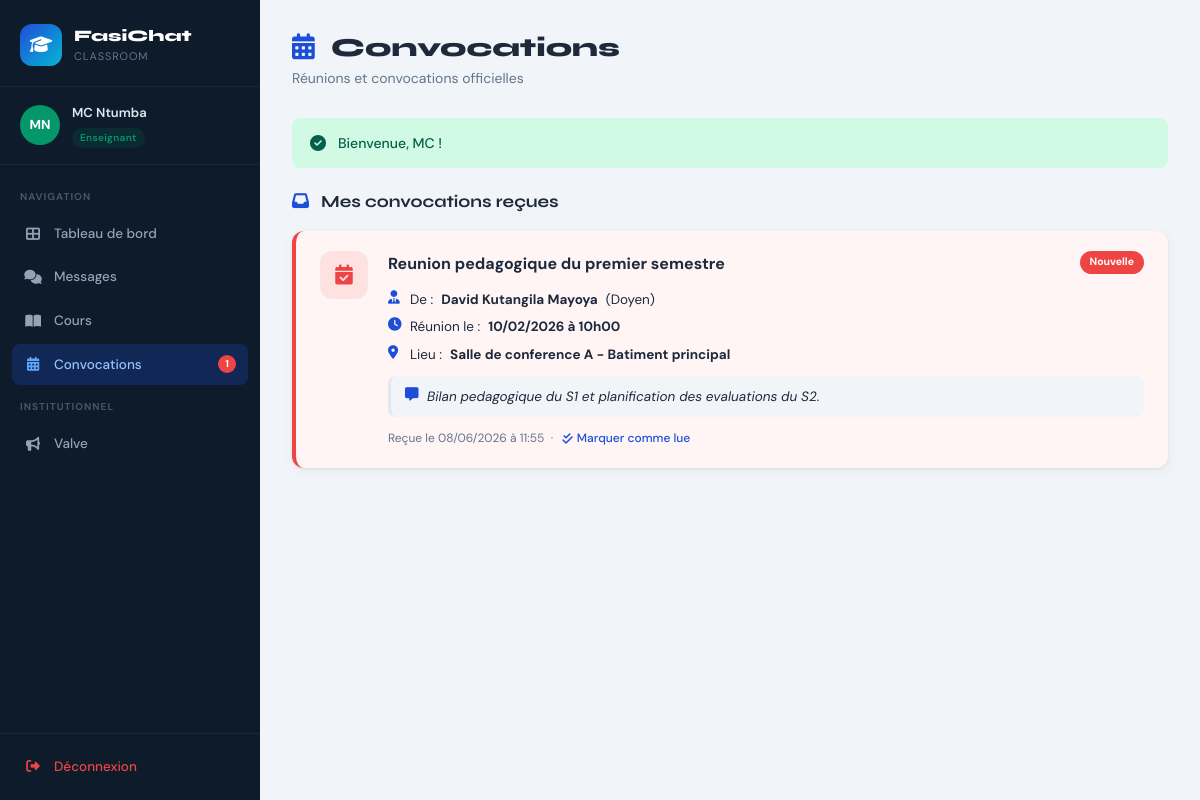
Page /index.php?page=convocations (signed in) on the committed database.
### tables this page shows
CREATE TABLE users (
    id INT PRIMARY KEY AUTO_INCREMENT,
    nom VARCHAR(100) NOT NULL,
    prenom VARCHAR(100) NOT NULL,
    email VARCHAR(150) UNIQUE NOT NULL,
    password VARCHAR(255) NOT NULL,
    role ENUM('etudiant','enseignant','assistant','doyen','vice_doyen','apparitaire') NOT NULL,
    promotion_id INT NULL,
    avatar_url VARCHAR(255) NULL,
    created_at TIMESTAMP DEFAULT CURRENT_TIMESTAMP,
    FOREIGN KEY (promotion_id) REFERENCES promotions(id) ON DELETE SET NULL
);

CREATE TABLE convocation_destinataires (
    convocation_id INT NOT NULL,
    user_id INT NOT NULL,
    lu TINYINT(1) DEFAULT 0,
    PRIMARY KEY (convocation_id, user_id),
    FOREIGN KEY (convocation_id) REFERENCES convocations(id) ON DELETE CASCADE,
    FOREIGN KEY (user_id) REFERENCES users(id) ON DELETE CASCADE
);

CREATE TABLE convocations (
    id INT PRIMARY KEY AUTO_INCREMENT,
    expediteur_id INT NOT NULL,
    objet VARCHAR(255) NOT NULL,
    date_reunion DATETIME NOT NULL,
    lieu VARCHAR(255) NOT NULL,
    message_explicatif TEXT NULL,
    created_at TIMESTAMP DEFAULT CURRENT_TIMESTAMP,
    FOREIGN KEY (expediteur_id) REFERENCES users(id) ON DELETE CASCADE
);

### controllers/ConvocationController.php (called while the page is built, shortened)
<?php
class ConvocationController
{
    private Session     $session;
    private Utilisateur $moi;
    public function __construct()
    {
        $this->session = Session::getInstance();
        $u = Utilisateur::trouverParId($this->session->getUserId());
        $this->moi = $u;
    }
    public function handle(string $action): void
    {
        match($action) {
            'envoyer' => $this->envoyer(),
            'lire'    => $this->marquerLue(),
            default   => $this->index(),
        };
    }
    public function index(): void
    {
        $utilisateur = $this->moi;
        $role = $utilisateur->getRole();
        $convocations = [];
        if (in_array($role, ['enseignant', 'assistant']) && method_exists($utilisateur, 'getConvocationsRecues')) {
            $convocations = $utilisateur->getConvocationsRecues();
        }
        $flashes   = $this->session->getFlashes();
        include dirname(__DIR__) . '/views/convocations/index.php';
    }
}

### classes/Utilisateur.php (called while the page is built, shortened)
<?php
abstract class Utilisateur
{
    protected string $nom;
    protected string $prenom;
    protected string $role;
    public function __construct(array $data)
    {
        $this->id        = (int)($data['id'] ?? 0);
        $this->nom       = $data['nom']       ?? '';
        $this->prenom    = $data['prenom']    ?? '';
        $this->role      = $data['role']      ?? '';
    }
    public function getNom(): string   { return $this->nom; }
    public function getPrenom(): string { return $this->prenom; }
    public function getRole(): string  { return $this->role; }
    public function getInitiales(): string
    {
        $p = mb_strtoupper(mb_substr($this->prenom, 0, 1));
        $n = mb_strtoupper(mb_substr($this->nom, 0, 1));
        return $p . $n;
    }
    public static function trouverParId(int $id): ?static
    {
        $pdo  = BaseDeDonnees::getInstance();
        $stmt = $pdo->prepare('SELECT * FROM users WHERE id = :id LIMIT 1');
        $stmt->execute([':id' => $id]);
        $row  = $stmt->fetch();
        return UserFactory::creer($row);
    }
}

### config/config.php (called while the page is built, shortened)
<?php
spl_autoload_register(function (string $className): void {
    $paths = [
        dirname(__DIR__) . '/classes/'     . $className . '.php',
        dirname(__DIR__) . '/controllers/' . $className . '.php',
    ];
    foreach ($paths as $path) {
        if (file_exists($path)) { require_once $path; return; }
    }
});

### classes/UserFactory.php (called while the page is built)
<?php
class UserFactory
{
    public static function creer(array $data): Utilisateur
    {
        return match($data['role']) {
            'etudiant'   => new Etudiant($data),
            'enseignant' => new Enseignant($data),
            'assistant'  => new Assistant($data),
            'doyen'      => new Doyen($data),
            'vice_doyen' => new ViceDoyen($data),
            'apparitaire'=> new Apparitaire($data),
            default      => throw new InvalidArgumentException("Rôle inconnu : {$data['role']}"),
        };
    }
}

### classes/Enseignant.php (called while the page is built, shortened)
<?php
class Enseignant extends MembrePedagogique
{
    public function getRoleLabel(): string   { return 'Enseignant'; }
    public function getRoleCouleur(): string { return '#059669'; }
    public function getConvocationsRecues(): array
    {
        $pdo  = BaseDeDonnees::getInstance();
        $stmt = $pdo->prepare(
            "SELECT c.*, cd.lu,
                    u.prenom AS exp_prenom, u.nom AS exp_nom, u.role AS exp_role
             FROM convocations c
             JOIN convocation_destinataires cd ON c.id = cd.convocation_id
             JOIN users u ON c.expediteur_id = u.id
             WHERE cd.user_id = :uid
             ORDER BY c.created_at DESC"
        );
        $stmt->execute([':uid' => $this->id]);
        return $stmt->fetchAll();
    }
}

### classes/Session.php (called while the page is built, shortened)
<?php
class Session
{
    private static ?Session $instance = null;
    public static function getInstance(): static
    {
        if (self::$instance === null) {
            self::$instance = new static();
        }
        return self::$instance;
    }
    public function getFlashes(): array
    {
        $f = $_SESSION['_flash'] ?? [];
        return $f;
    }
}

### views/convocations/index.php (the view, shortened to what this page needs)
<?php
$utilisateur = $utilisateur ?? null;
$flashes = $flashes ?? [];
?>
<?php include dirname(__DIR__) . '/layout/header.php'; ?>
<?php include dirname(__DIR__) . '/layout/sidebar.php'; ?>
<main class="main-content">
  <div class="page-header">
    <div>
      <h1 class="page-title"><i class="fas fa-calendar-alt"></i> Convocations</h1>
      <p class="page-sub">Réunions et convocations officielles</p>
    </div>
  </div>
  <?php foreach ($flashes as $flash): ?>
  <div class="alert alert-<?= htmlspecialchars($flash['type']) ?>">
    <i class="fas <?= $flash['type']==='success'?'fa-check-circle':'fa-exclamation-circle' ?>"></i>
    <?= htmlspecialchars($flash['message']) ?>
  </div>
  <?php endforeach; ?>
  <?php if (!empty($convocations)): ?>
  <div class="section-block">
    <h2 class="section-title"><i class="fas fa-inbox"></i> Mes convocations reçues</h2>
    <div class="convoc-list">
      <?php foreach ($convocations as $c): ?>
      <div class="convoc-card <?= $c['lu'] ? '' : 'unread' ?>">
        <div class="convoc-icon"><i class="fas fa-calendar-check"></i></div>
        <div class="convoc-body">
          <div class="convoc-header">
            <h3 class="convoc-objet"><?= htmlspecialchars($c['objet']) ?></h3>
            <?php if (!$c['lu']): ?>
            <span class="convoc-new-badge">Nouvelle</span>
            <?php endif; ?>
          </div>
          <div class="convoc-details">
            <div class="convoc-detail"><i class="fas fa-user-tie"></i>
              De : <strong><?= htmlspecialchars($c['exp_prenom'] . ' ' . $c['exp_nom']) ?></strong>
              (<?= htmlspecialchars(ucfirst(str_replace('_',' ',$c['exp_role']))) ?>)
            </div>
            <div class="convoc-detail"><i class="fas fa-clock"></i>
              Réunion le : <strong><?= date('d/m/Y à H\hi', strtotime($c['date_reunion'])) ?></strong>
            </div>
            <div class="convoc-detail"><i class="fas fa-map-marker-alt"></i>
              Lieu : <strong><?= htmlspecialchars($c['lieu']) ?></strong>
            </div>
            <?php if (!empty($c['message_explicatif'])): ?>
            <div class="convoc-detail convoc-msg">
              <i class="fas fa-comment-alt"></i>
              <?= nl2br(htmlspecialchars($c['message_explicatif'])) ?>
            </div>
            <?php endif; ?>
          </div>
          <div class="convoc-meta">
            Reçue le <?= date('d/m/Y à H:i', strtotime($c['created_at'])) ?>
            <?php if (!$c['lu']): ?>
            &nbsp;·&nbsp;
            <a href="index.php?page=convocations&action=lire&id=<?= (int)$c['id'] ?>" class="link-mark-read">
              <i class="fas fa-check-double"></i> Marquer comme lue
            </a>
            <?php endif; ?>
          </div>
        </div>
      </div>
      <?php endforeach; ?>
    </div>
  </div>
  <?php endif; ?>
</main>
<?php include dirname(__DIR__) . '/layout/footer.php'; ?>

### views/layout/sidebar.php (shortened to what this page needs)
<?php
$utilisateur = $utilisateur ?? null;
if (!isset($notifs)) {
    $notifs = ['messages' => 0, 'convocations' => 0];
    try {
        if ($utilisateur) {
            $__pdo = BaseDeDonnees::getInstance();
            $__uid = $utilisateur->getId();
            $__s = $__pdo->prepare("SELECT COUNT(*) FROM messages WHERE destinataire_id = :uid AND lu = 0");
            $__s->execute([':uid' => $__uid]);
            $notifs['messages'] = (int)$__s->fetchColumn();
            if (in_array($utilisateur->getRole(), ['enseignant', 'assistant'])) {
                $__s = $__pdo->prepare("SELECT COUNT(*) FROM convocation_destinataires WHERE user_id = :uid AND lu = 0");
                $__s->execute([':uid' => $__uid]);
                $notifs['convocations'] = (int)$__s->fetchColumn();
            }
        }
    } catch (Exception $__e) {
    }
}
?>
<aside class="sidebar">
  <div class="sidebar-brand">
    <div class="brand-icon"><i class="fas fa-graduation-cap"></i></div>
    <div class="brand-text">
      <span class="brand-name">FasiChat</span>
      <span class="brand-sub">Classroom</span>
    </div>
  </div>
  <?php if ($utilisateur): ?>
  <div class="sidebar-user">
    <div class="user-avatar" style="background: <?= htmlspecialchars($utilisateur->getRoleCouleur()) ?>">
      <?= htmlspecialchars($utilisateur->getInitiales()) ?>
    </div>
    <div class="user-info">
      <div class="user-name"><?= htmlspecialchars($utilisateur->getPrenom()) ?> <?= htmlspecialchars($utilisateur->getNom()) ?></div>
      <div class="user-role-badge" style="background:<?= htmlspecialchars($utilisateur->getRoleCouleur()) ?>20;color:<?= htmlspecialchars($utilisateur->getRoleCouleur()) ?>">
        <?= htmlspecialchars($utilisateur->getRoleLabel()) ?>
      </div>
    </div>
  </div>
  <?php endif; ?>
  <nav class="sidebar-nav">
    <div class="nav-section-label">Navigation</div>
    <a href="index.php?page=dashboard" class="nav-item <?= ($_GET['page']??'dashboard')==='dashboard'?'active':'' ?>">
      <i class="fas fa-th-large"></i><span>Tableau de bord</span>
    </a>
    <?php if ($utilisateur && $utilisateur->getRole() !== 'apparitaire'): ?>
    <a href="index.php?page=messages" class="nav-item <?= ($_GET['page']??'')==='messages'?'active':'' ?>">
      <i class="fas fa-comments"></i><span>Messages</span>
    </a>
    <?php endif; ?>
    <?php if ($utilisateur && in_array($utilisateur->getRole(), ['enseignant','assistant','etudiant'])): ?>
    <a href="index.php?page=cours" class="nav-item <?= ($_GET['page']??'')==='cours'?'active':'' ?>">
      <i class="fas fa-book-open"></i><span>Cours</span>
    </a>
    <?php endif; ?>
    <?php if ($utilisateur && in_array($utilisateur->getRole(), ['enseignant','assistant','doyen','vice_doyen'])): ?>
    <a href="index.php?page=convocations" class="nav-item <?= ($_GET['page']??'')==='convocations'?'active':'' ?>">
      <i class="fas fa-calendar-alt"></i><span>Convocations</span>
      <?php if (($notifs['convocations'] ?? 0) > 0): ?>
        <span class="badge" data-notif="convocations"><?= (int)$notifs['convocations'] ?></span>
      <?php endif; ?>
    </a>
    <?php endif; ?>
    <div class="nav-section-label">Institutionnel</div>
    <a href="index.php?page=valve" class="nav-item <?= ($_GET['page']??'')==='valve'?'active':'' ?>">
      <i class="fas fa-bullhorn"></i><span>Valve</span>
    </a>
  </nav>
  <div class="sidebar-footer">
    <a href="index.php?page=logout" class="logout-btn">
      <i class="fas fa-sign-out-alt"></i><span>Déconnexion</span>
    </a>
  </div>
</aside>

### rows in the picture
users: $utilisateur->getInitiales() "MN", prenom "MC", nom "Ntumba"
convocation_destinataires: convocation.objet "Reunion pedagogique du premier semestre", lu "Nouvelle", users.prenom+nom "David Kutangila Mayoya", users.role "Doyen", convocation.date_reunion "10/02/2026 à 10h00", convocation.lieu "Salle de conference A - Batiment principal", convocation.message_explicatif "Bilan pedagogique du S1 et planification des evaluations du S2.", convocation.created_at "08/06/2026 à 11:55"

### other values in the picture
$utilisateur->getRoleLabel() "Enseignant"
$notifs['convocations'] "1"
$flash['message'] "Bienvenue, MC !"
